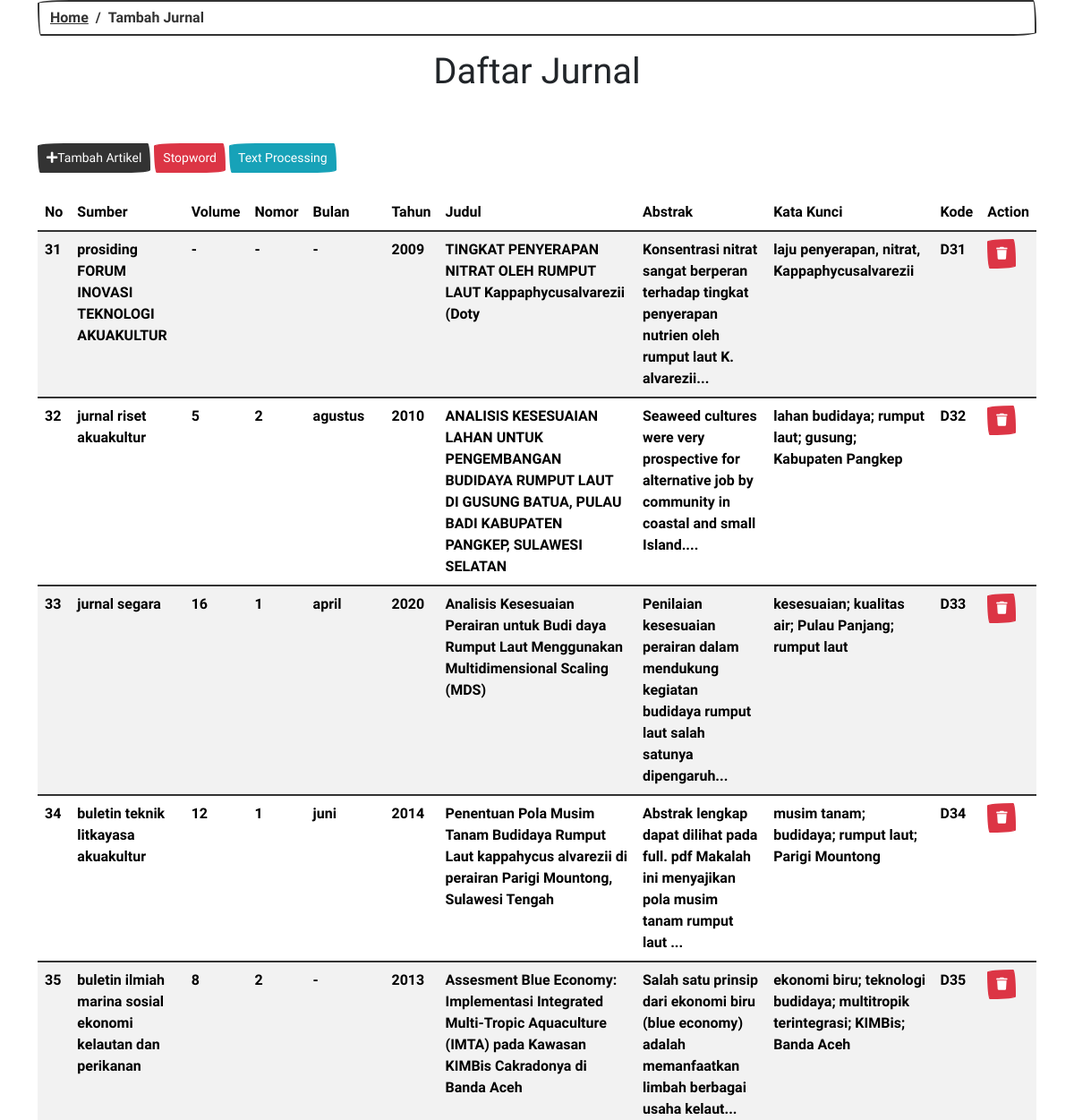
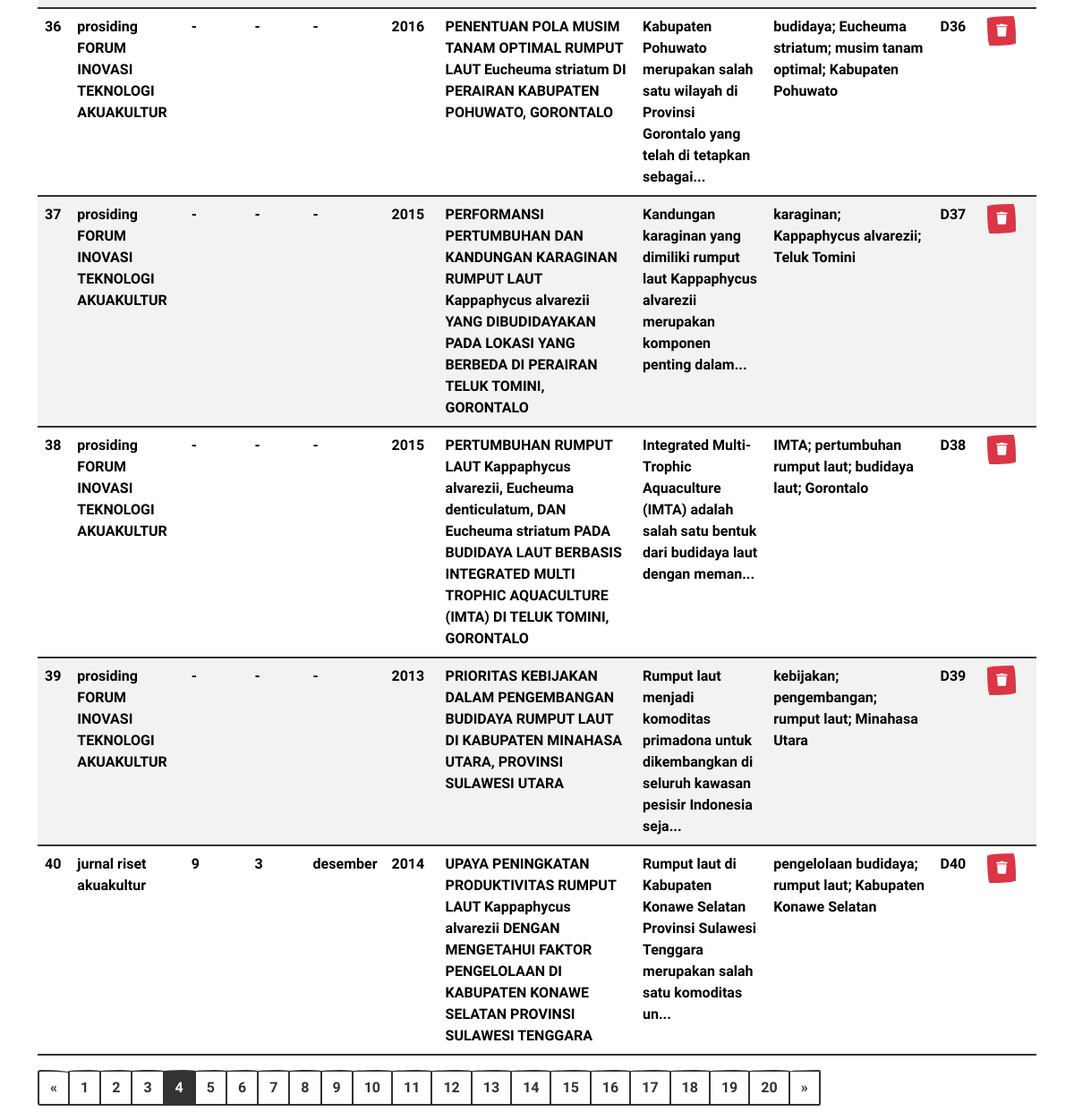
Screenshot of /add_dokumen.php?halaman=4 with the database file from the repository (2 pictures, top to bottom).
### tables this page shows
CREATE TABLE `tbjurnal` (
  `Id` int(11) NOT NULL,
  `sumber` varchar(60) NOT NULL,
  `volume` varchar(2) NOT NULL,
  `nomor` varchar(1) NOT NULL,
  `bulan` varchar(14) NOT NULL,
  `tahun` varchar(4) NOT NULL,
  `judul` varchar(251) NOT NULL,
  `abstrak` varchar(2380) NOT NULL,
  `katakunci` varchar(186) NOT NULL,
  `nm_dk` varchar(4) NOT NULL
);

### add_dokumen.php (the view, shortened to what this page needs)
<!DOCTYPE html>
<html>
<head>
	<link rel="stylesheet" href="https://bootswatch.com/5/sketchy/bootstrap.css">
	<link rel="stylesheet" href="https://cdnjs.cloudflare.com/ajax/libs/font-awesome/5.15.3/css/all.min.css">
</head>
<body>
	<div class="container">
		<nav aria-label="breadcrumb">
			<ol class="breadcrumb">
				<li class="breadcrumb-item"><a href="index.php">Home</a></li>
				<li class="breadcrumb-item active" aria-current="page">Tambah Jurnal</li>
			</ol>
		</nav>
		<h1 class="text-center">Daftar Jurnal</h1>
		<br>
		<br>
		<div class="add float-right">
			<div>
				<button class="btn btn-primary btn-sm" data-toggle="modal" data-target="#exampleModal"><i
						class="fa fa-plus"></i>Tambah Artikel</button>
				<button type="button" class="btn btn-danger btn-sm" data-toggle="modal" data-target="#stopword">
					Stopword
				</button>
				<a class="btn btn-info btn-sm" href="_tokenisasi.php">Text Processing</a>
			</div>
		</div>
		<br>
		<table class="table table-striped">
			<thead class="bg-primary text-white">
				<tr>
					<th scope="col">No</th>
					<th scope="col">Sumber</th>
					<th scope="col">Volume</th>
					<th scope="col">Nomor</th>
					<th scope="col">Bulan</th>
					<th scope="col">Tahun</th>
					<th scope="col">Judul</th>
					<th scope="col">Abstrak</th>
					<th scope="col">Kata Kunci</th>
					<th scope="col">Kode</th>
					<th scope="col">Action</th>
				</tr>
			</thead>
			<tbody>
				<?php
				include "koneksi.php";
				$limit = 10;
				$halaman = isset($_GET['halaman'])?(int)$_GET['halaman'] : 1;
				$halaman_awal = ($halaman>1) ? ($halaman * $limit) - $limit : 0;
				$previous = $halaman -1;
				$next = $halaman +1;
				$query = mysqli_query($konek,"SELECT * FROM tbjurnal ORDER BY Id");
				$total_hasil_result = mysqli_num_rows($query);
				$total_halaman = ceil($total_hasil_result / $limit);
				$data_query = mysqli_query($konek,"SELECT * FROM tbjurnal ORDER BY Id limit $halaman_awal, $limit");
				?>
				<?php
						$no = $halaman_awal + 1;
						while($row = mysqli_fetch_array($data_query)) {
								echo '<tr>';
						    	echo '<td>'.$no.'</td>';
							    echo '<td>'.$row['sumber'].'</td>';
								echo '<td>'.$row['volume'].'</td>';
								echo '<td>'.$row['nomor'].'</td>';
								echo '<td>'.$row['bulan'].'</td>';
								echo '<td>'.$row['tahun'].'</td>';
								echo '<td>'.$row['judul'].'</td>';
							    echo '<td>'.substr_replace($row['abstrak'],"...",100).'</td>';
								echo '<td>'.$row['katakunci'].'</td>';
							    echo '<td>'.$row['nm_dk'].'</td>';
							    ?>
				<td><a class="btn btn-danger btn-sm" onclick="return confirm('Yakin Ingin Hapus?')"
						href="hapus.php?idDock=<?= $row['Id'] ?>"><i class="fa fa-trash"></i></a>
					<?php
								echo '</tr>';
								$no++;
							}
						?>
			</tbody>
		</table>
		<div>
			<ul class="pagination">
				<?php
					if($halaman > 1) {
						echo "<li class='page-item'><a class='page-link' href='?halaman=$previous'>&laquo;</a></li>";
					} else {
						echo "<li class='page-item disabled'><a class='page-link' href='?halaman=$previous'>&laquo;</a></li>";
					}
				?>
				<?php
					for($x=1;$x<=$total_halaman;$x++){
						if($x != $halaman) {
							echo "<li class='page-item'><a class='page-link' href='?halaman=$x'>$x</a></li>";
						} else {
							echo "<li class='page-item active'><a class='page-link' href='?halaman=$x'>$x</a></li>";
						}
					}
				?>
				<li class="page-item">
					<a class="page-link" <?php if($halaman < $total_halaman) { echo "href='?halaman=$next'"; } ?>>
						&raquo;
					</a>
				</li>
			</ul>
		</div>
	</div>
</body>
</html>

### rows the page displays
tbjurnal: sumber "prosiding FORUM INOVASI TEKNOLOGI AKUAKULTUR", volume "-", nomor "-", bulan "-", tahun "2009", judul "TINGKAT PENYERAPAN NITRAT OLEH RUMPUT LAUT Kappaphycusalvarezii (Doty", abstrak "Konsentrasi nitrat sangat berperan terhadap tingkat penyerapan nutrien oleh rumput laut K. alvarezii...", katakunci "laju penyerapan, nitrat, Kappaphycusalvarezii", nm_dk "D31"
tbjurnal: sumber "jurnal riset akuakultur", volume "5", nomor "2", bulan "agustus", tahun "2010", judul "ANALISIS KESESUAIAN LAHAN UNTUK PENGEMBANGAN BUDIDAYA RUMPUT LAUT DI GUSUNG BATUA, PULAU BADI KABUPATEN PANGKEP, SULAWESI SELATAN", abstrak "Seaweed cultures were very prospective for alternative job by community in coastal and small Island....", katakunci "lahan budidaya; rumput laut; gusung; Kabupaten Pangkep", nm_dk "D32"
tbjurnal: sumber "jurnal segara", volume "16", nomor "1", bulan "april", tahun "2020", judul "Analisis Kesesuaian Perairan untuk Budi daya Rumput Laut Menggunakan Multidimensional Scaling (MDS)", abstrak "Penilaian kesesuaian perairan dalam mendukung kegiatan budidaya rumput laut salah satunya dipengaruh...", katakunci "kesesuaian; kualitas air; Pulau Panjang; rumput laut", nm_dk "D33"
tbjurnal: sumber "buletin teknik litkayasa akuakultur", volume "12", nomor "1", bulan "juni", tahun "2014", judul "Penentuan Pola Musim Tanam Budidaya Rumput Laut kappahycus alvarezii di perairan Parigi Mountong, Sulawesi Tengah", abstrak "Abstrak lengkap dapat dilihat pada full. pdf Makalah ini menyajikan pola musim tanam rumput laut ...", katakunci "musim tanam; budidaya; rumput laut; Parigi Mountong", nm_dk "D34"
tbjurnal: sumber "buletin ilmiah marina sosial ekonomi kelautan dan perikanan", volume "8", nomor "2", bulan "-", tahun "2013", judul "Assesment Blue Economy: Implementasi Integrated Multi-Tropic Aquaculture (IMTA) pada Kawasan KIMBis Cakradonya di Banda Aceh", abstrak "Salah satu prinsip dari ekonomi biru (blue economy) adalah memanfaatkan limbah berbagai usaha kelaut...", katakunci "ekonomi biru; teknologi budidaya; multitropik terintegrasi; KIMBis; Banda Aceh", nm_dk "D35"
tbjurnal: sumber "prosiding FORUM INOVASI TEKNOLOGI AKUAKULTUR", volume "-", nomor "-", bulan "-", tahun "2016", judul "PENENTUAN POLA MUSIM TANAM OPTIMAL RUMPUT LAUT Eucheuma striatum DI PERAIRAN KABUPATEN POHUWATO, GORONTALO", abstrak "Kabupaten Pohuwato merupakan salah satu wilayah di Provinsi Gorontalo yang telah di tetapkan sebagai...", katakunci "budidaya; Eucheuma striatum; musim tanam optimal; Kabupaten Pohuwato", nm_dk "D36"
tbjurnal: sumber "prosiding FORUM INOVASI TEKNOLOGI AKUAKULTUR", volume "-", nomor "-", bulan "-", tahun "2015", judul "PERFORMANSI PERTUMBUHAN DAN KANDUNGAN KARAGINAN RUMPUT LAUT Kappaphycus alvarezii YANG DIBUDIDAYAKAN PADA LOKASI YANG BERBEDA DI PERAIRAN TELUK TOMINI, GORONTALO", abstrak "Kandungan karaginan yang dimiliki rumput laut Kappaphycus alvarezii merupakan komponen penting dalam...", katakunci "karaginan; Kappaphycus alvarezii; Teluk Tomini", nm_dk "D37"
tbjurnal: sumber "prosiding FORUM INOVASI TEKNOLOGI AKUAKULTUR", volume "-", nomor "-", bulan "-", tahun "2015", judul "PERTUMBUHAN RUMPUT LAUT Kappaphycus alvarezii, Eucheuma denticulatum, DAN Eucheuma striatum PADA BUDIDAYA LAUT BERBASIS INTEGRATED MULTI TROPHIC AQUACULTURE (IMTA) DI TELUK TOMINI, GORONTALO", abstrak "Integrated Multi-Trophic Aquaculture (IMTA) adalah salah satu bentuk dari budidaya laut dengan meman...", katakunci "IMTA; pertumbuhan rumput laut; budidaya laut; Gorontalo", nm_dk "D38"
tbjurnal: sumber "prosiding FORUM INOVASI TEKNOLOGI AKUAKULTUR", volume "-", nomor "-", bulan "-", tahun "2013", judul "PRIORITAS KEBIJAKAN DALAM PENGEMBANGAN BUDIDAYA RUMPUT LAUT DI KABUPATEN MINAHASA UTARA, PROVINSI SULAWESI UTARA", abstrak "Rumput laut menjadi komoditas primadona untuk dikembangkan di seluruh kawasan pesisir Indonesia seja...", katakunci "kebijakan; pengembangan; rumput laut; Minahasa Utara", nm_dk "D39"
tbjurnal: sumber "jurnal riset akuakultur", volume "9", nomor "3", bulan "desember", tahun "2014", judul "UPAYA PENINGKATAN PRODUKTIVITAS RUMPUT LAUT Kappaphycus alvarezii DENGAN MENGETAHUI FAKTOR PENGELOLAAN DI KABUPATEN KONAWE SELATAN PROVINSI SULAWESI TENGGARA", abstrak "Rumput laut di Kabupaten Konawe Selatan Provinsi Sulawesi Tenggara merupakan salah satu komoditas un...", katakunci "pengelolaan budidaya; rumput laut; Kabupaten Konawe Selatan", nm_dk "D40"
